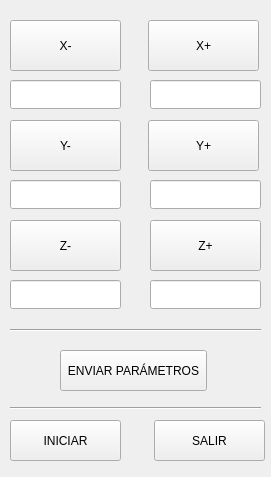
<?xml version="1.0" encoding="UTF-8"?>
<ui version="4.0">
 <class>Form</class>
 <widget class="QWidget" name="Form">
  <property name="geometry">
   <rect>
    <x>0</x>
    <y>0</y>
    <width>271</width>
    <height>477</height>
   </rect>
  </property>
  <property name="windowTitle">
   <string>CALIBRAR ACELERÓMETRO</string>
  </property>
  <widget class="QPushButton" name="X_MENOS">
   <property name="geometry">
    <rect>
     <x>10</x>
     <y>20</y>
     <width>111</width>
     <height>51</height>
    </rect>
   </property>
   <property name="text">
    <string>X-</string>
   </property>
  </widget>
  <widget class="QPushButton" name="X_MAS">
   <property name="geometry">
    <rect>
     <x>148</x>
     <y>20</y>
     <width>111</width>
     <height>51</height>
    </rect>
   </property>
   <property name="text">
    <string>X+</string>
   </property>
  </widget>
  <widget class="QPushButton" name="Y_MENOS">
   <property name="geometry">
    <rect>
     <x>10</x>
     <y>120</y>
     <width>111</width>
     <height>51</height>
    </rect>
   </property>
   <property name="text">
    <string>Y-</string>
   </property>
  </widget>
  <widget class="QPushButton" name="Y_MAS">
   <property name="geometry">
    <rect>
     <x>148</x>
     <y>120</y>
     <width>111</width>
     <height>51</height>
    </rect>
   </property>
   <property name="text">
    <string>Y+</string>
   </property>
  </widget>
  <widget class="QPushButton" name="Z_MENOS">
   <property name="geometry">
    <rect>
     <x>10</x>
     <y>220</y>
     <width>111</width>
     <height>51</height>
    </rect>
   </property>
   <property name="text">
    <string>Z-</string>
   </property>
  </widget>
  <widget class="QPushButton" name="Z_MAS">
   <property name="geometry">
    <rect>
     <x>150</x>
     <y>220</y>
     <width>111</width>
     <height>51</height>
    </rect>
   </property>
   <property name="text">
    <string>Z+</string>
   </property>
  </widget>
  <widget class="QLineEdit" name="PROM_X_MENOS">
   <property name="geometry">
    <rect>
     <x>10</x>
     <y>80</y>
     <width>111</width>
     <height>29</height>
    </rect>
   </property>
  </widget>
  <widget class="QLineEdit" name="PROM_X_MAS">
   <property name="geometry">
    <rect>
     <x>150</x>
     <y>80</y>
     <width>111</width>
     <height>29</height>
    </rect>
   </property>
  </widget>
  <widget class="QLineEdit" name="PROM_Y_MENOS">
   <property name="geometry">
    <rect>
     <x>10</x>
     <y>180</y>
     <width>111</width>
     <height>29</height>
    </rect>
   </property>
  </widget>
  <widget class="QLineEdit" name="PROM_Y_MAS">
   <property name="geometry">
    <rect>
     <x>150</x>
     <y>180</y>
     <width>111</width>
     <height>29</height>
    </rect>
   </property>
  </widget>
  <widget class="QLineEdit" name="PROM_Z_MENOS">
   <property name="geometry">
    <rect>
     <x>10</x>
     <y>280</y>
     <width>111</width>
     <height>29</height>
    </rect>
   </property>
  </widget>
  <widget class="QLineEdit" name="PROM_Z_MAS">
   <property name="geometry">
    <rect>
     <x>150</x>
     <y>280</y>
     <width>111</width>
     <height>29</height>
    </rect>
   </property>
  </widget>
  <widget class="Line" name="line">
   <property name="geometry">
    <rect>
     <x>10</x>
     <y>320</y>
     <width>251</width>
     <height>20</height>
    </rect>
   </property>
   <property name="orientation">
    <enum>Qt::Horizontal</enum>
   </property>
  </widget>
  <widget class="QPushButton" name="ENVIAR">
   <property name="geometry">
    <rect>
     <x>60</x>
     <y>350</y>
     <width>147</width>
     <height>41</height>
    </rect>
   </property>
   <property name="text">
    <string>ENVIAR PARÁMETROS</string>
   </property>
  </widget>
  <widget class="QPushButton" name="SALIR">
   <property name="geometry">
    <rect>
     <x>154</x>
     <y>420</y>
     <width>111</width>
     <height>41</height>
    </rect>
   </property>
   <property name="text">
    <string>SALIR</string>
   </property>
  </widget>
  <widget class="QPushButton" name="INICIAR">
   <property name="geometry">
    <rect>
     <x>10</x>
     <y>420</y>
     <width>111</width>
     <height>41</height>
    </rect>
   </property>
   <property name="text">
    <string>INICIAR</string>
   </property>
  </widget>
  <widget class="Line" name="line_2">
   <property name="geometry">
    <rect>
     <x>10</x>
     <y>400</y>
     <width>251</width>
     <height>16</height>
    </rect>
   </property>
   <property name="orientation">
    <enum>Qt::Horizontal</enum>
   </property>
  </widget>
 </widget>
 <resources/>
 <connections/>
</ui>
